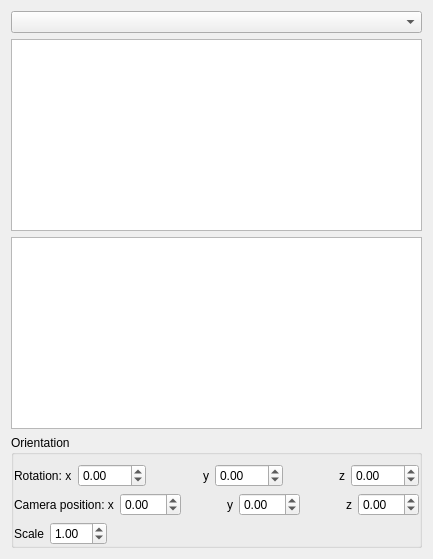
      <widget class="QWidget" name="FormTabModel">
       <property name="sizePolicy">
        <sizepolicy hsizetype="Fixed" vsizetype="Maximum">
         <horstretch>0</horstretch>
         <verstretch>0</verstretch>
        </sizepolicy>
       </property>
       <attribute name="title">
        <string>Model</string>
       </attribute>
       <layout class="QVBoxLayout" name="verticalLayout">
        <item>
         <widget class="QComboBox" name="FormModelComboModels"/>
        </item>
        <item>
         <widget class="QTableWidget" name="FormModelTableAtoms"/>
        </item>
        <item>
         <widget class="QTableWidget" name="FormModelTableProperties">
          <property name="sizePolicy">
           <sizepolicy hsizetype="Expanding" vsizetype="Preferred">
            <horstretch>0</horstretch>
            <verstretch>0</verstretch>
           </sizepolicy>
          </property>
         </widget>
        </item>
        <item>
         <widget class="QGroupBox" name="groupBox_32">
          <property name="minimumSize">
           <size>
            <width>0</width>
            <height>0</height>
           </size>
          </property>
          <property name="title">
           <string>Orientation</string>
          </property>
          <layout class="QVBoxLayout" name="verticalLayout_108">
           <property name="leftMargin">
            <number>0</number>
           </property>
           <property name="rightMargin">
            <number>0</number>
           </property>
           <property name="bottomMargin">
            <number>0</number>
           </property>
           <item>
            <widget class="QFrame" name="frame_166">
             <property name="frameShape">
              <enum>QFrame::NoFrame</enum>
             </property>
             <property name="frameShadow">
              <enum>QFrame::Raised</enum>
             </property>
             <layout class="QHBoxLayout" name="horizontalLayout_181">
              <property name="leftMargin">
               <number>0</number>
              </property>
              <property name="topMargin">
               <number>0</number>
              </property>
              <property name="rightMargin">
               <number>0</number>
              </property>
              <property name="bottomMargin">
               <number>0</number>
              </property>
              <item>
               <widget class="QLabel" name="label_131">
                <property name="text">
                 <string>Rotation: x</string>
                </property>
               </widget>
              </item>
              <item>
               <widget class="QDoubleSpinBox" name="model_rotation_x">
                <property name="minimum">
                 <double>-360.000000000000000</double>
                </property>
                <property name="maximum">
                 <double>360.990000000000009</double>
                </property>
               </widget>
              </item>
              <item>
               <spacer name="horizontalSpacer_3">
                <property name="orientation">
                 <enum>Qt::Horizontal</enum>
                </property>
                <property name="sizeHint" stdset="0">
                 <size>
                  <width>40</width>
                  <height>20</height>
                 </size>
                </property>
               </spacer>
              </item>
              <item>
               <widget class="QLabel" name="label_134">
                <property name="text">
                 <string>y</string>
                </property>
               </widget>
              </item>
              <item>
               <widget class="QDoubleSpinBox" name="model_rotation_y">
                <property name="minimum">
                 <double>-360.000000000000000</double>
                </property>
                <property name="maximum">
                 <double>360.990000000000009</double>
                </property>
               </widget>
              </item>
              <item>
               <spacer name="horizontalSpacer_4">
                <property name="orientation">
                 <enum>Qt::Horizontal</enum>
                </property>
                <property name="sizeHint" stdset="0">
                 <size>
                  <width>40</width>
                  <height>20</height>
                 </size>
                </property>
               </spacer>
              </item>
              <item>
               <widget class="QLabel" name="label_135">
                <property name="text">
                 <string>z</string>
                </property>
               </widget>
              </item>
              <item>
               <widget class="QDoubleSpinBox" name="model_rotation_z">
                <property name="minimum">
                 <double>-360.000000000000000</double>
                </property>
                <property name="maximum">
                 <double>360.990000000000009</double>
                </property>
               </widget>
              </item>
             </layout>
            </widget>
           </item>
           <item>
            <widget class="QFrame" name="frame_167">
             <property name="frameShape">
              <enum>QFrame::NoFrame</enum>
             </property>
             <property name="frameShadow">
              <enum>QFrame::Raised</enum>
             </property>
             <layout class="QHBoxLayout" name="horizontalLayout_182">
              <property name="leftMargin">
               <number>0</number>
              </property>
              <property name="topMargin">
               <number>0</number>
              </property>
              <property name="rightMargin">
               <number>0</number>
              </property>
              <property name="bottomMargin">
               <number>0</number>
              </property>
              <item>
               <widget class="QLabel" name="label_137">
                <property name="text">
                 <string>Camera position: x</string>
                </property>
               </widget>
              </item>
              <item>
               <widget class="QDoubleSpinBox" name="camera_pos_x">
                <property name="minimum">
                 <double>-99.000000000000000</double>
                </property>
               </widget>
              </item>
              <item>
               <spacer name="horizontalSpacer_6">
                <property name="orientation">
                 <enum>Qt::Horizontal</enum>
                </property>
                <property name="sizeHint" stdset="0">
                 <size>
                  <width>40</width>
                  <height>20</height>
                 </size>
                </property>
               </spacer>
              </item>
              <item>
               <widget class="QLabel" name="label_138">
                <property name="text">
                 <string>y</string>
                </property>
               </widget>
              </item>
              <item>
               <widget class="QDoubleSpinBox" name="camera_pos_y">
                <property name="minimum">
                 <double>-99.000000000000000</double>
                </property>
               </widget>
              </item>
              <item>
               <spacer name="horizontalSpacer_5">
                <property name="orientation">
                 <enum>Qt::Horizontal</enum>
                </property>
                <property name="sizeHint" stdset="0">
                 <size>
                  <width>40</width>
                  <height>20</height>
                 </size>
                </property>
               </spacer>
              </item>
              <item>
               <widget class="QLabel" name="label_139">
                <property name="text">
                 <string>z</string>
                </property>
               </widget>
              </item>
              <item>
               <widget class="QDoubleSpinBox" name="camera_pos_z">
                <property name="minimum">
                 <double>-99.000000000000000</double>
                </property>
               </widget>
              </item>
             </layout>
            </widget>
           </item>
           <item>
            <widget class="QFrame" name="frame_168">
             <property name="frameShape">
              <enum>QFrame::NoFrame</enum>
             </property>
             <property name="frameShadow">
              <enum>QFrame::Raised</enum>
             </property>
             <layout class="QHBoxLayout" name="horizontalLayout_183">
              <property name="leftMargin">
               <number>0</number>
              </property>
              <property name="topMargin">
               <number>0</number>
              </property>
              <property name="rightMargin">
               <number>0</number>
              </property>
              <property name="bottomMargin">
               <number>0</number>
              </property>
              <item>
               <widget class="QLabel" name="label_136">
                <property name="text">
                 <string>Scale</string>
                </property>
               </widget>
              </item>
              <item>
               <widget class="QDoubleSpinBox" name="model_scale">
                <property name="minimum">
                 <double>0.010000000000000</double>
                </property>
                <property name="singleStep">
                 <double>0.100000000000000</double>
                </property>
                <property name="value">
                 <double>1.000000000000000</double>
                </property>
               </widget>
              </item>
              <item>
               <spacer name="horizontalSpacer_126">
                <property name="orientation">
                 <enum>Qt::Horizontal</enum>
                </property>
                <property name="sizeHint" stdset="0">
                 <size>
                  <width>289</width>
                  <height>20</height>
                 </size>
                </property>
               </spacer>
              </item>
             </layout>
            </widget>
           </item>
          </layout>
         </widget>
        </item>
       </layout>
      </widget>
